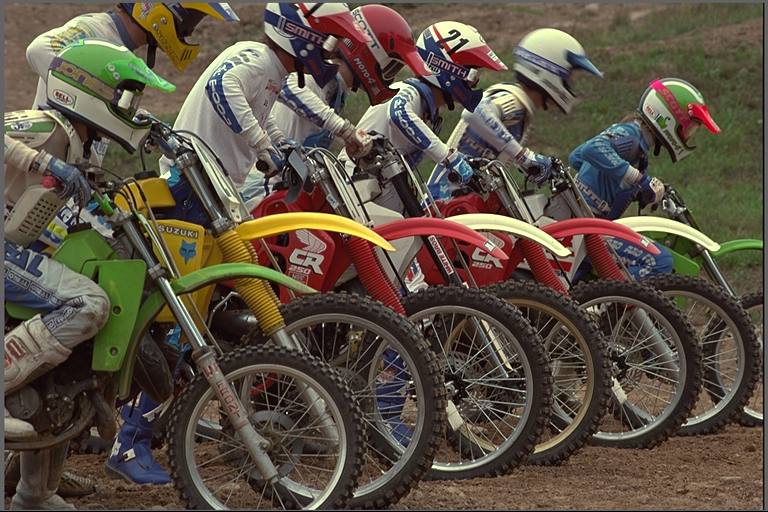
#> input picture data/kodak-dataset/kodim05.png, 768 x 512 px, found by its file name
$ python test1.py
#> lines starting #> are read from the running program, lines starting #| are printed output that depends on the picture
import cv2

def edge_detection_and_save(image_path, output_path, threshold1=50, threshold2=150):
    """
    使用Canny边缘检测算法从图像中提取边缘，并将边缘保存为灰度图像。

    参数:
    - image_path: 图像的文件路径。
    - output_path: 保存边缘图像的路径。
    - threshold1: Canny算法的第一个阈值，默认值为50。
    - threshold2: Canny算法的第二个阈值，默认值为150。

    返回:
    - edges: 边缘图像，大小与输入图像相同。
    """
#> called with output_path = 'edges_output.jpg', threshold1 = 50, threshold2 = 150
    # 读取图像
    image = cv2.imread(image_path)
#> image is the input picture: shape (512, 768, 3); mean B, G, R 67.5, 81, 91.5

    if image is None:
        raise FileNotFoundError(f"无法读取图像: {image_path}")

    # 将图像转换为灰度图
    gray_image = cv2.cvtColor(image, cv2.COLOR_BGR2GRAY)
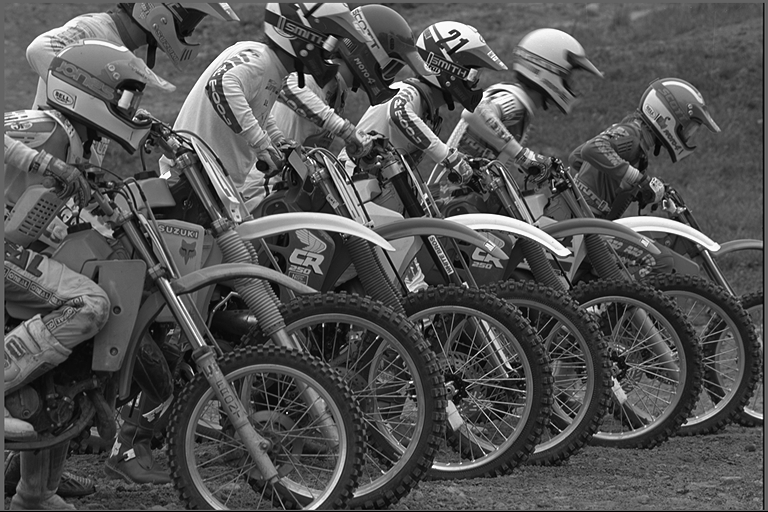
#> gray_image: shape (512, 768); min 0, max 255, mean 82.6

    # 应用高斯模糊来减少噪声
    blurred_image = cv2.GaussianBlur(gray_image, (5, 5), 0)

    # 使用Canny算法进行边缘检测
    edges = cv2.Canny(blurred_image, threshold1, threshold2)
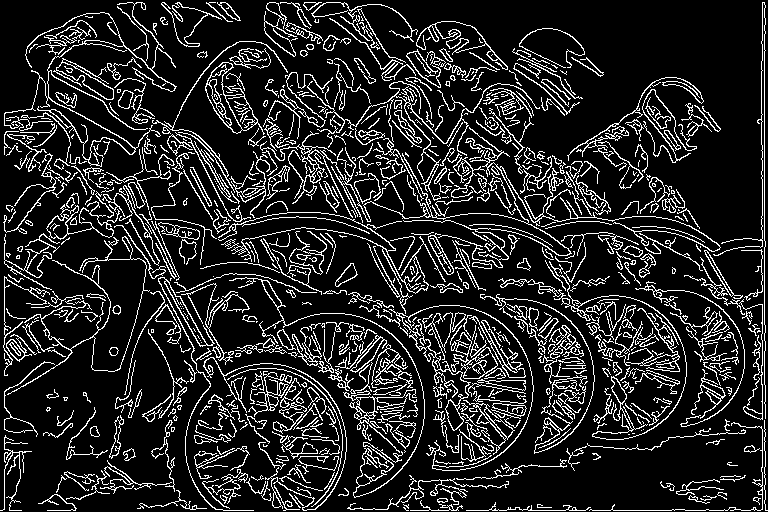
#> edges: shape (512, 768); 14.8% white in thin lines or dots

    # 将边缘图像保存为灰度图
    cv2.imwrite(output_path, edges)

    return edges
# 调用函数进行边缘检测并保存图像
edges_image = edge_detection_and_save('/Users/songyibao/PycharmProjects/MyINR/data/kodak-dataset/kodim05.png', 'edges_output.jpg')

# 如果你还想显示保存后的边缘图像
import matplotlib.pyplot as plt
plt.imshow(edges_image, cmap='gray')
plt.title('Edge Detection Result')
plt.show()

$ run again, with data/kodak-dataset/kodim01.png copied over data/kodak-dataset/kodim05.png
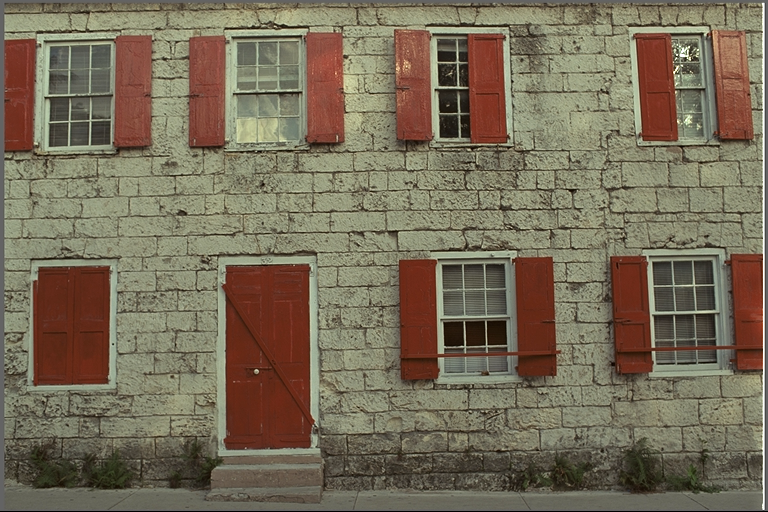
#> input picture data/kodak-dataset/kodim01.png, 768 x 512 px, found by its file name
#> in edge_detection_and_save, image is the input picture: shape (512, 768, 3); mean B, G, R 88.4, 108.7, 119.8
#> in edge_detection_and_save, `gray_image = cv2.cvtColor(image, cv2.COLOR_BGR2GRAY)`:
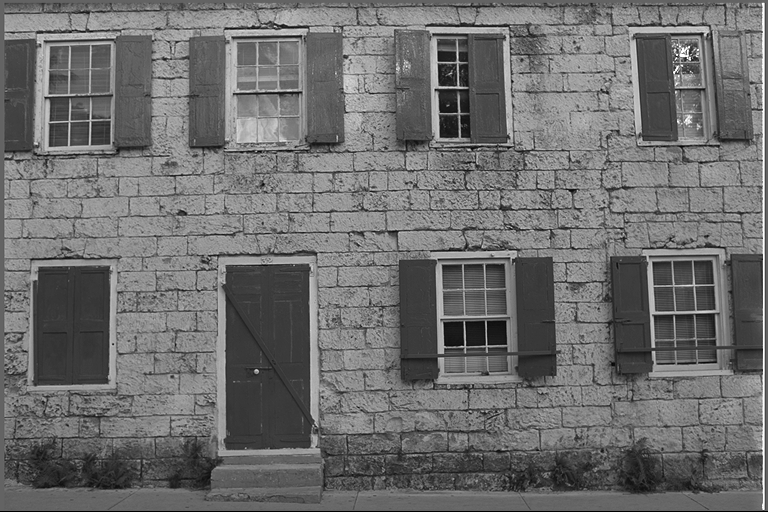
#> gray_image: shape (512, 768); min 0, max 255, mean 109.7
#> in edge_detection_and_save, `edges = cv2.Canny(blurred_image, threshold1, threshold2)`:
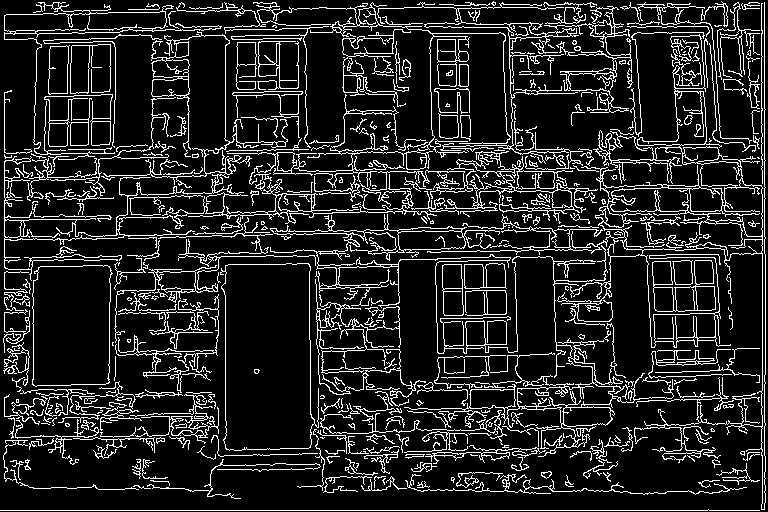
#> edges: shape (512, 768); 14% white in thin lines or dots

$ run again, with data/kodak-dataset/kodim02.png copied over data/kodak-dataset/kodim05.png
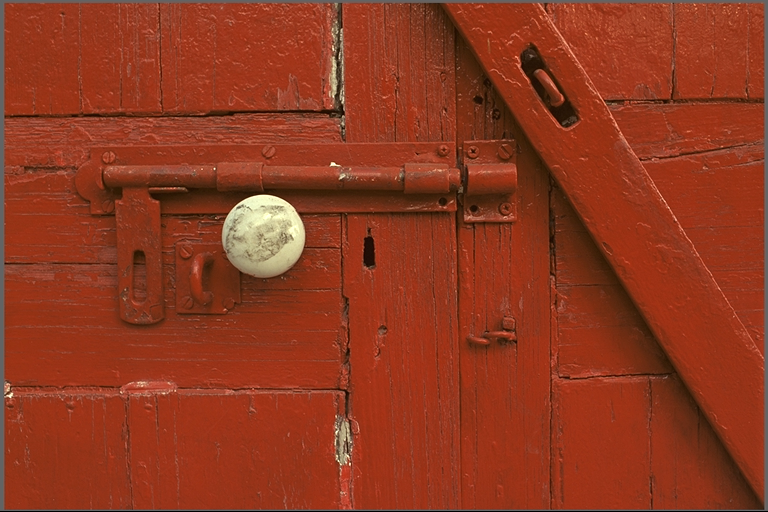
#> input picture data/kodak-dataset/kodim02.png, 768 x 512 px, found by its file name
#> in edge_detection_and_save, image is the input picture: shape (512, 768, 3); mean B, G, R 31.2, 56.4, 142.9
#> in edge_detection_and_save, `gray_image = cv2.cvtColor(image, cv2.COLOR_BGR2GRAY)`:
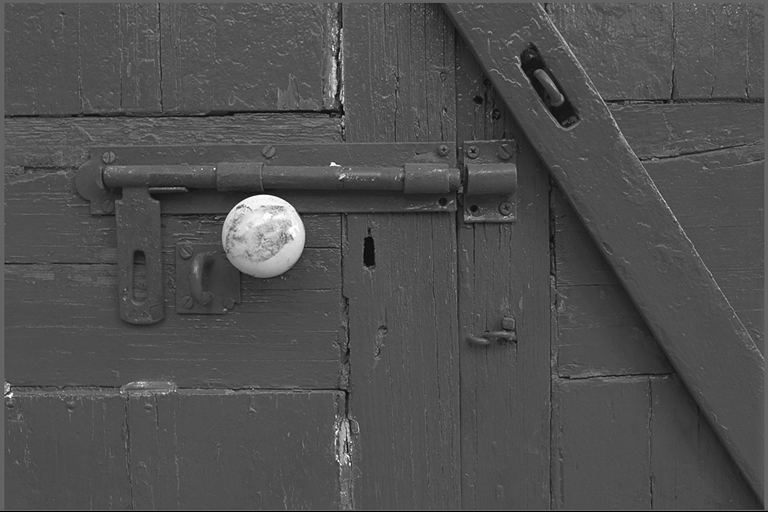
#> gray_image: shape (512, 768); min 0, max 255, mean 79.4
#> in edge_detection_and_save, `edges = cv2.Canny(blurred_image, threshold1, threshold2)`:
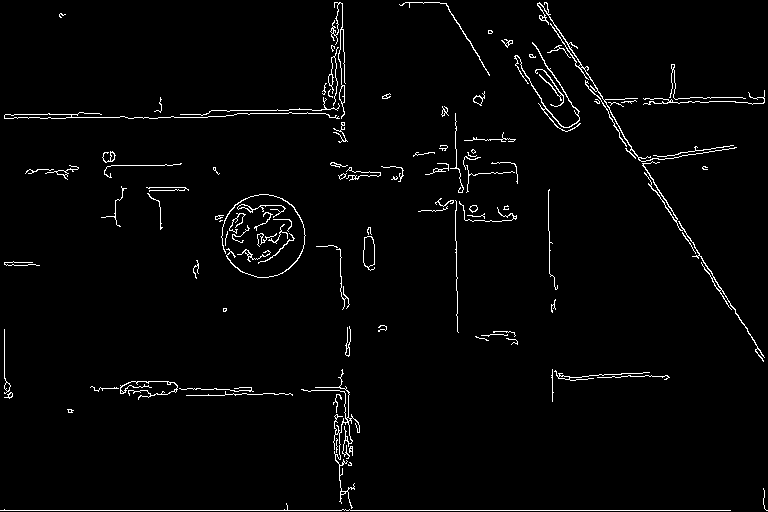
#> edges: shape (512, 768); 2.4% white in thin lines or dots
